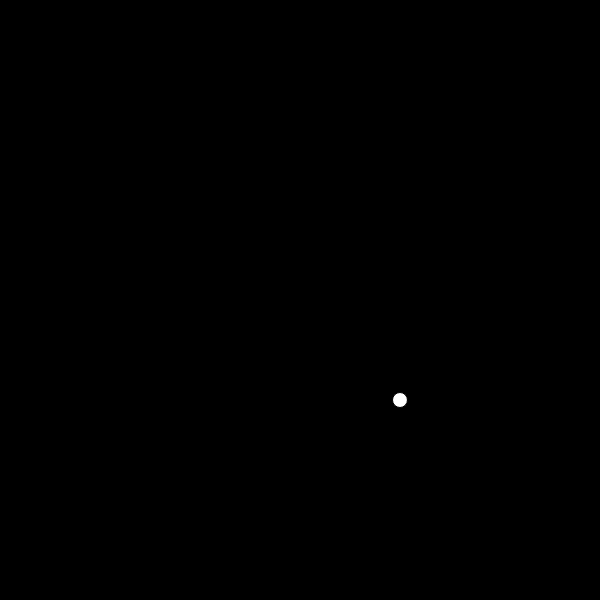
Frame 1 (no input)
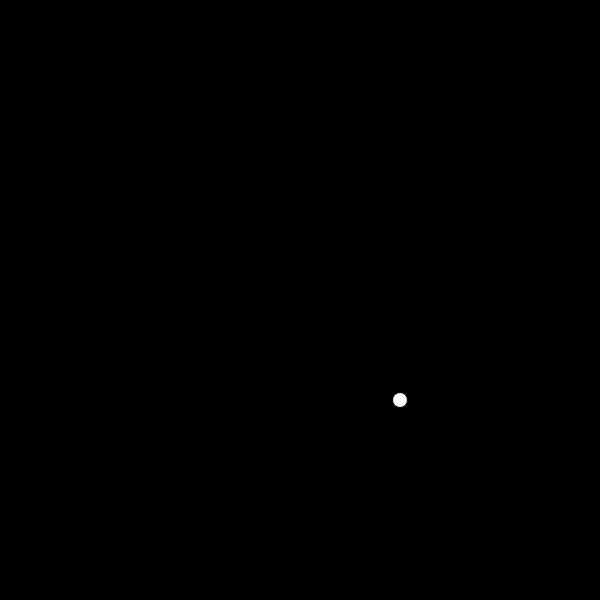
Frame 60 (no input)
Frame 120 (the mouse pressed at the canvas centre since frame 60): identical to frame 60, image omitted

The p5.js sketch that drew these frames (run headless with seeded random() and noise() and a simulated clock; from frame 60 on, the mouse is pressed at the canvas centre):

// p5.js sketch
// ── sketch.js
	
var position ={
	x:400,
	y:400
};
var speed ={
	x:0,
	y:0
};
var figure ={
	x:15,
	y:15
};

	function setup() {
	createCanvas(600,600);
	background(0);
 	}

function draw() {
	
	ellipse(position.x,position.y,figure.x,figure.y);
  // put drawing code here
}
